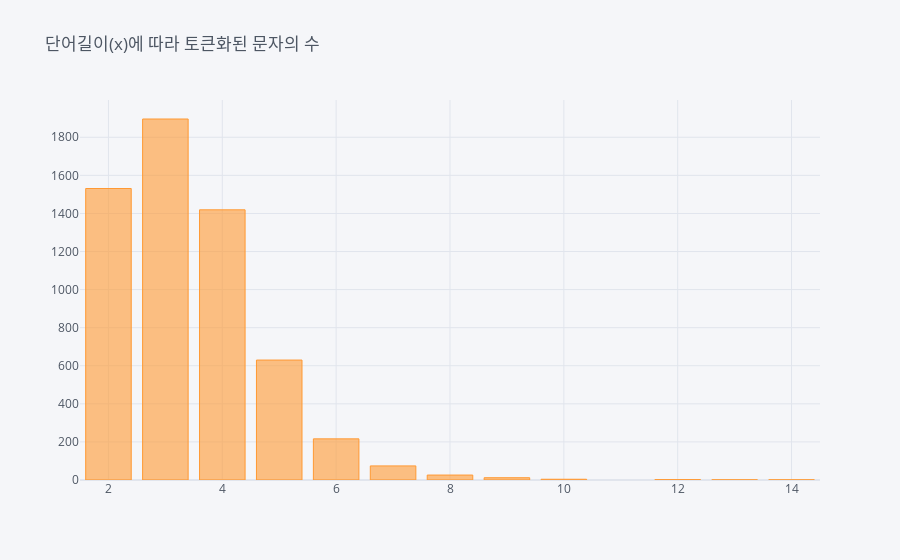

Source (notebook cell):
### Code cell
pd.Series(lst_len).value_counts().iplot('bar',title = '단어길이(x)에 따라 토큰화된 문자의 수')

### Figure 1 — Plotly figure (JSON) as saved in the notebook; plotly's stock layout.template omitted (floating-point values rounded to 4 significant figures)
{"data": [{"marker": {"color": "rgba(255, 153, 51, 0.6)", "line": {"color": "rgba(255, 153, 51, 1.0)", "width": 1}}, "name": "None", "orientation": "v", "text": "", "type": "bar", "x": [3, 2, 4, 5, 6, 7, 8, 9, 10, 12, 13, 14], "y": [1896, 1531, 1419, 630, 216, 74, 26, 12, 4, 2, 1, 1]}], "layout": {"legend": {"bgcolor": "#F5F6F9", "font": {"color": "#4D5663"}}, "paper_bgcolor": "#F5F6F9", "plot_bgcolor": "#F5F6F9", "title": {"font": {"color": "#4D5663"}, "text": "단어길이(x)에 따라 토큰화된 문자의 수"}, "xaxis": {"gridcolor": "#E1E5ED", "showgrid": true, "tickfont": {"color": "#4D5663"}, "title": {"font": {"color": "#4D5663"}, "text": ""}, "zerolinecolor": "#E1E5ED"}, "yaxis": {"gridcolor": "#E1E5ED", "showgrid": true, "tickfont": {"color": "#4D5663"}, "title": {"font": {"color": "#4D5663"}, "text": ""}, "zerolinecolor": "#E1E5ED"}}}
